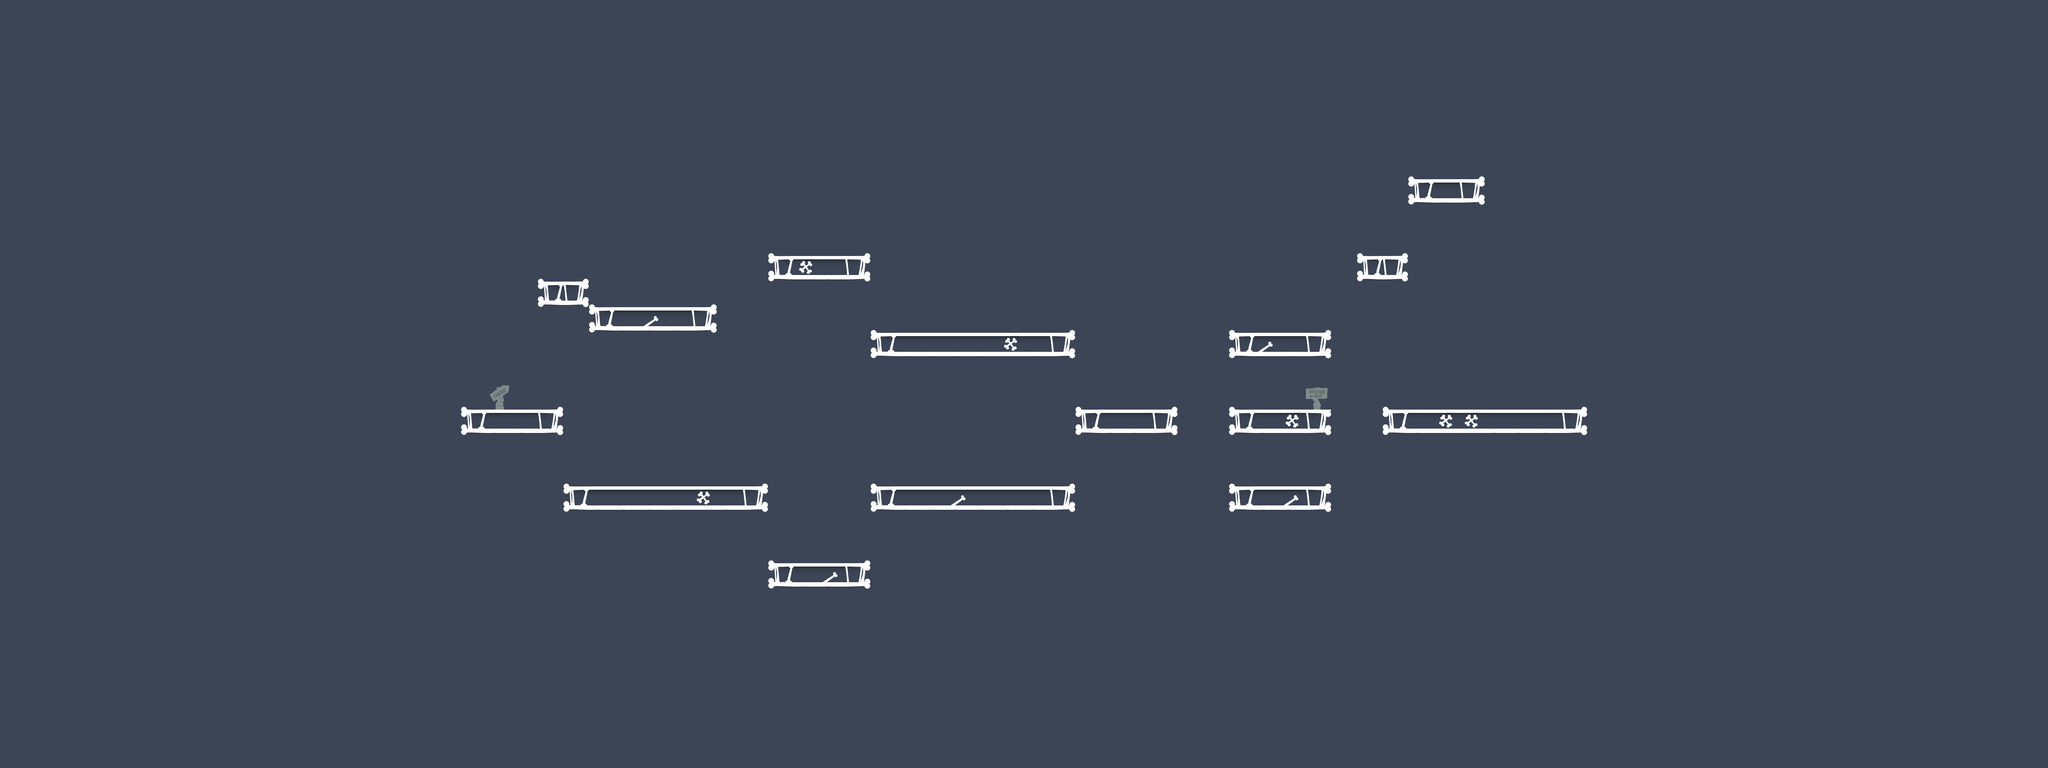

A level layout from a 2D game, rendered from its tile map. Below: a short description, then the map file with tile-grid data replaced by summaries:
An orthogonal 80x30 tile map with 70x70 px tiles, 2 tile layers (collision, foreground) and 11 objects (5x enemy, 2x health, door, gun, key, ...).

<map version="1.2" tiledversion="1.2.4.1" orientation="orthogonal" renderorder="right-down" width="80" height="30" tilewidth="70" tileheight="70" infinite="0" backgroundcolor="#3c4556" nextlayerid="16" nextobjectid="15">
 <tileset firstgid="1" name="map_tiles_70" tilewidth="70" tileheight="70" tilecount="16" columns="8">
  <image source="../images/map_tiles.png" width="560" height="140" />
  <terraintypes>
   <terrain name="New Terrain" tile="-1" />
   <terrain name="New Terrain" tile="-1" />
  </terraintypes>
  <tile id="0" terrain=",,0,0" />
  <tile id="1" terrain="0,0,0,0" />
  <tile id="2" terrain="0,,0," />
  <tile id="3" terrain="0,,," />
 </tileset>
 <objectgroup color="#ffff00" id="1" name="items">
  <object id="2" name="door" x="3852.67" y="1046" width="70" height="70" />
  <object id="3" name="health" x="2209.7" y="1463.94" width="70" height="70" />
  <object id="4" name="gun" x="1623.33" y="774.605" width="70" height="70" />
  <object id="11" name="key" x="3700" y="345.455" width="69.697" height="78.7879" />
  <object id="14" name="health" x="3049.85" y="1043.79" width="70" height="70" />
 </objectgroup>
 <objectgroup color="#00aa00" id="2" name="player">
  <object id="5" name="player" type="player" x="1393.64" y="1037.58" width="70" height="76.3636" />
 </objectgroup>
 <objectgroup color="#ff0000" id="3" name="enemies">
  <object id="6" name="zombie" type="enemy" x="2590" y="836.667" width="70" height="73.3333">
   <properties>
    <property name="style" value="1" />
   </properties>
  </object>
  <object id="7" name="zombie" type="enemy" x="3452" y="1033.64" width="70" height="76.3636">
   <properties>
    <property name="style" value="1" />
   </properties>
  </object>
  <object id="8" name="zombie" type="enemy" x="2660" y="1244.55" width="70" height="85.4545">
   <properties>
    <property name="style" value="1" />
   </properties>
  </object>
  <object id="9" name="zombie" type="enemy" x="3460" y="1242.67" width="70" height="73.3333">
   <properties>
    <property name="style" value="1" />
   </properties>
  </object>
  <object id="10" name="zombie" type="enemy" x="3444" y="811.636" width="70" height="76.3636">
   <properties>
    <property name="style" value="1" />
   </properties>
  </object>
 </objectgroup>
 <layer id="14" name="collision" width="80" height="30">
  <data>[2400 cells, 72 non-empty, 5 distinct tile ids]</data>
 </layer>
 <layer id="15" name="foreground" width="80" height="30">
  <data>[2400 cells, 31 non-empty, 4 distinct tile ids]</data>
 </layer>
</map>
